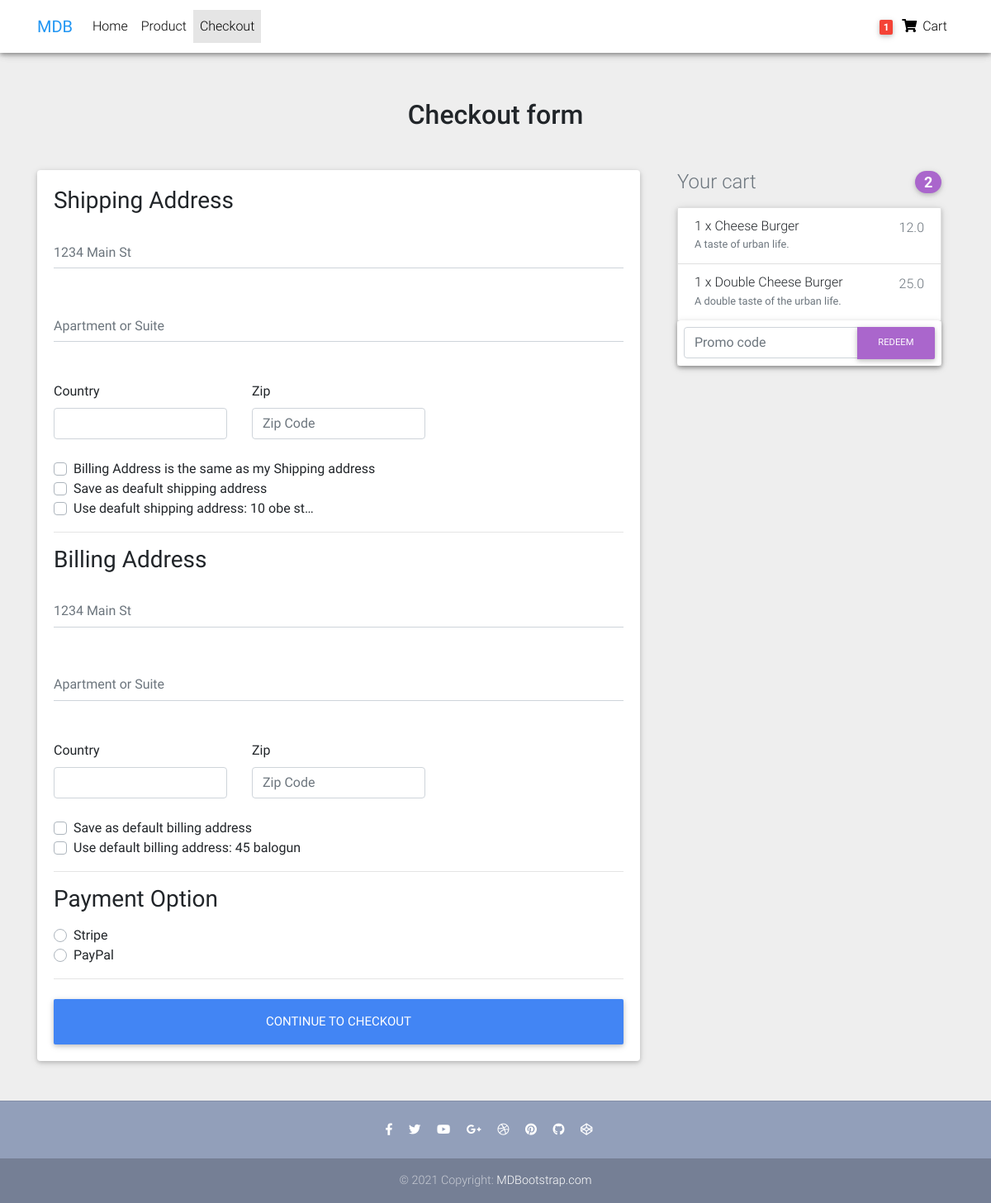
/order/checkout/ (signed in), run on an earlier commit of the app's database.
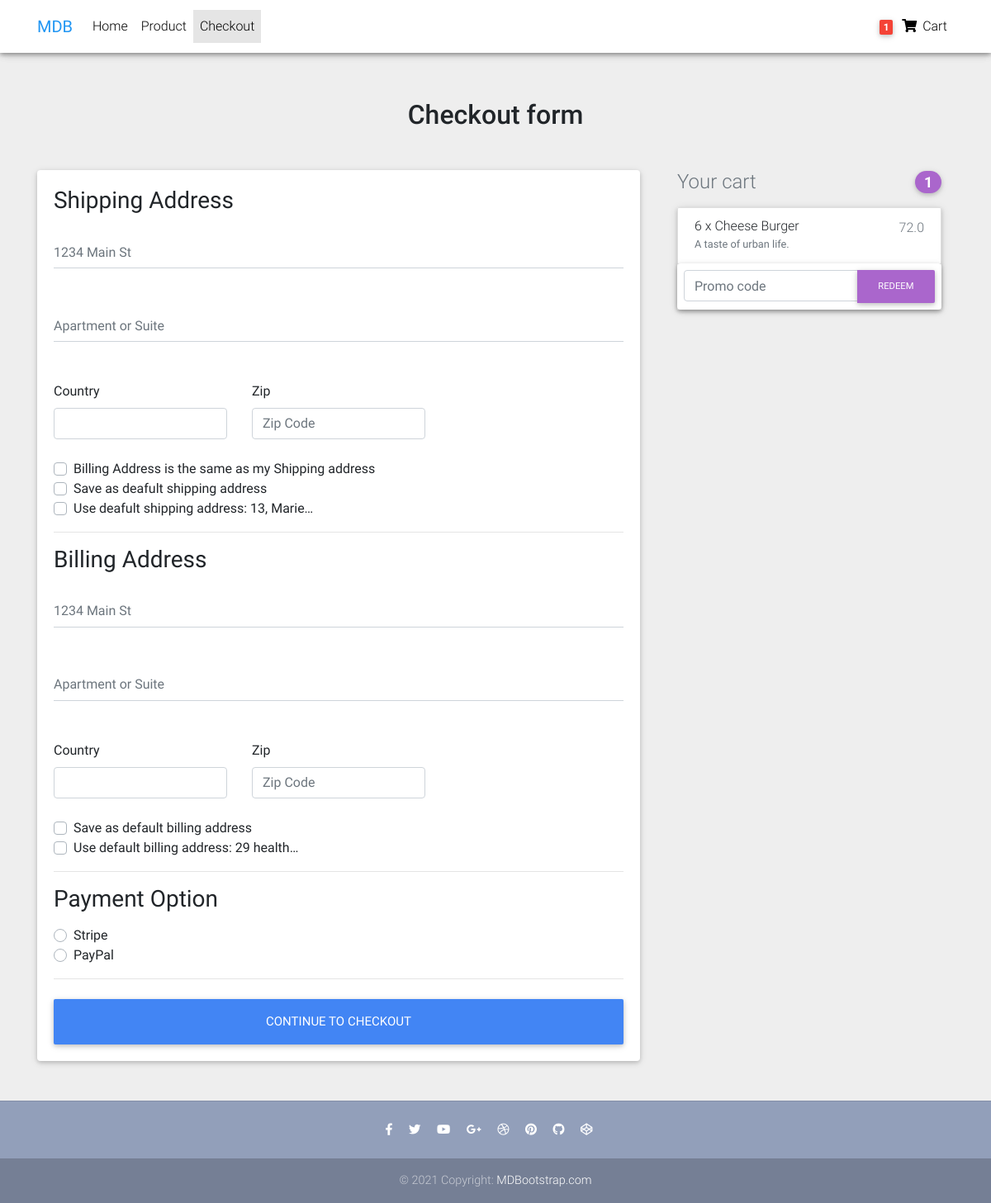
And on a later commit of the database.
### Order/models.py (models this page shows, shortened)
class Address(models.Model):
    user = models.ForeignKey(settings.AUTH_USER_MODEL,
                            on_delete=models.CASCADE)
    street_address = models.CharField(max_length=100)
    apartment_address = models.CharField(max_length=100)
    country = CountryField(multiple=False)
    zip = models.CharField(max_length=100)
    address_type = models.CharField(max_length=100, choices=ADDRESS_CHOICES)
    default = models.BooleanField(default=False)
    class Meta:
        verbose_name_plural = 'Addresses'

class Order(models.Model):
    user = models.ForeignKey(settings.AUTH_USER_MODEL, on_delete=models.CASCADE)
    ref_code = models.CharField(max_length=20, blank=True, null=True)
    items = models.ManyToManyField(OrderItem)
    start_date = models.DateTimeField(auto_now_add=True)
    ordered_date = models.DateTimeField()
    ordered = models.BooleanField(default=False)
    shipping_address = models.ForeignKey('Address', related_name="shipping_address", on_delete=models.SET_NULL, blank=True, null=True)
    billing_address = models.ForeignKey('Address', related_name="billing_address", on_delete=models.SET_NULL, blank=True, null=True)
    payment = models.ForeignKey('Payment', on_delete=models.SET_NULL, blank=True, null=True)
    coupon = models.ForeignKey("Coupon", on_delete=models.SET_NULL, blank=True, null=True)
    Being_delivered = models.BooleanField(default=False)
    Received = models.BooleanField(default=False)
    refund_requested = models.BooleanField(default=False)
    refund_granted = models.BooleanField(default=False)

class OrderItem(models.Model):
    user = models.ForeignKey(settings.AUTH_USER_MODEL,
                                on_delete=models.CASCADE)
    ordered = models.BooleanField(default=False)
    item = models.ForeignKey(Item, on_delete=models.CASCADE)
    quantity = models.IntegerField(default=1)
    def get_total_item_price(self):
        return self.quantity * self.item.price
    def get_total_discount_price(self):
        return self.quantity * self.item.discount_price
    def get_final_price(self):
        if self.item.discount_price:
            return self.get_total_discount_price()
        else:
            return self.get_total_item_price()

class Item(models.Model):
    title = models.CharField(max_length=100)
    price = models.FloatField()
    discount_price = models.FloatField(blank=True, null=True)
    category = models.CharField(choices=CATEGORY_CHOICES, max_length=2)
    label =  models.CharField(choices=LABEL_CHOICES, max_length=1)
    slug = models.SlugField()
    description = models.TextField()
    image = models.ImageField()

### Order/views.py (the view, shortened to what this page needs)
# urls.py: path("checkout/", CheckoutView.as_view(), name="checkout"),
class CheckoutView(LoginRequiredMixin, View):
    def get(self, *args, **kwargs):  # You added pk to it
        try:
            order = Order.objects.get(user=self.request.user, ordered=False)
            form = CheckoutForm()
            context = {
                "form": form,
                "couponform": CouponForm(),
                "order": order,
                'DISPLAY_COUPON_FORM': True
            }
            shipping_address_qs = Address.objects.filter(
                user=self.request.user,
                address_type='S',
                default=True
            )
            if shipping_address_qs.exists():
                context.update({'default_shipping_address': shipping_address_qs[0]})
            billing_address_qs = Address.objects.filter(
                user=self.request.user,
                address_type='B',
                default=True
            )
            if billing_address_qs.exists():
                context.update({'default_billing_address': billing_address_qs[0]})
            return render(self.request, "Order/checkout-page.html", context)
        except ObjectDoesNotExist:
            messages.info(self.request, "You do not have an active order")
            return redirect("checkout")

### Order/forms.py
class CouponForm(forms.Form):
    code = forms.CharField(widget=forms.TextInput(attrs={
        'class': 'form-control',
        'placeholder': 'Promo code',
        'aria-label': 'Recipient\'s username',
        'aria-describedby': 'basic-addon2'
    }))

### Order/templatetags/cart_template_tags.py (called while the page is built)
@register.filter
def cart_item_count(user):
    if user.is_authenticated:
        qs = Order.objects.filter(user=user, ordered=False)
        if qs.exists():
            return qs[0].items.count()
    return 0

### Order/templates/Order/checkout-page.html (shortened to what the changed rows need)
{% extends "base.html" %}
{% load crispy_forms_tags %}
{% block content %}
<body class="grey lighten-3">
    <main>
      <div class="container wow fadeIn">
        <h2 class="my-5 h2 text-center">Checkout form</h2>
        <div class="row">
          <div class="col-md-8 mb-4">
            <div class="card">
              <form method="POST" class="card-body">
                {% if default_shipping_address %}
                <div class="custom-control custom-checkbox">
                  <label class="custom-control-label" for="use_default_shipping">Use deafult shipping address: {{ default_shipping_address.street_address|truncatechars:10}}</label>
                </div>
                {% endif %}
                {% if default_billing_address %}
                <div class="custom-control custom-checkbox">
                  <label class="custom-control-label" for="use_default_billing">Use default billing address: {{ default_billing_address.street_address|truncatechars:10}}</label>
                </div>
                {% endif %}
                <div class="d-block my-3">
                  {% for value, name in form.fields.payment_option.choices  %}
                  <div class="custom-control custom-radio">
                    <label class="custom-control-label" for="{{ name }}">{{ name }}</label>
                  </div>
                  {% endfor %}
                </div>
              </form>
            </div>
          </div>
          <div class="col-md-4 mb-4">
            {% include "Order/order_snippets.html" %}
          </div>
        </div>
    </main>
{% endblock content %}

### Order/templates/Order/order_snippets.html (shortened to what this page needs)
<div class="col-md-12 mb-4">
    <h4 class="d-flex justify-content-between align-items-center mb-3">
      <span class="text-muted">Your cart</span>
      <span class="badge badge-secondary badge-pill">{{ order.items.count  }}</span>
    </h4>
    <ul class="list-group mb-3 z-depth-1">
      {%for order_item in order.items.all %}
        <li class="list-group-item d-flex justify-content-between lh-condensed">
          <div>
            <h6 class="my-0">{{ order_item.quantity }} x {{ order_item.item.title }}</h6>
            <small class="text-muted">{{ order_item.item.description }}</small>
          </div>
          <span class="text-muted">{{ order_item.get_final_price }}</span>
        </li>
      {% endfor %}
    {% if DISPLAY_COUPON_FORM %}
    <form class="card p-2" action="{% url 'add_coupon' %}" method="post">
      <div class="input-group">
        {{ couponform.code }}
        <div class="input-group-append">
          <button class="btn btn-secondary btn-md waves-effect m-0" type="submit">Redeem</button>
        </div>
      </div>
    </form>
    {% endif %}
  </div>
</div>

What changed in the data, as far as the page shows it:
removed Address: street_address "10 obe st…"
removed Address: street_address "45 balogun"
no longer on this page (row unchanged): OrderItem: quantity "1", item "Double Cheese Burger", item.description "A double taste of the urban life.", get_final_price "25.0"
added Address: street_address "13, Marie…"
added Address: street_address "29 health…"
computed for Order: items.count "2" → "1"
changed OrderItem "Cheese Burger": quantity "1" → "6"; get_final_price "12.0" → "72.0"
